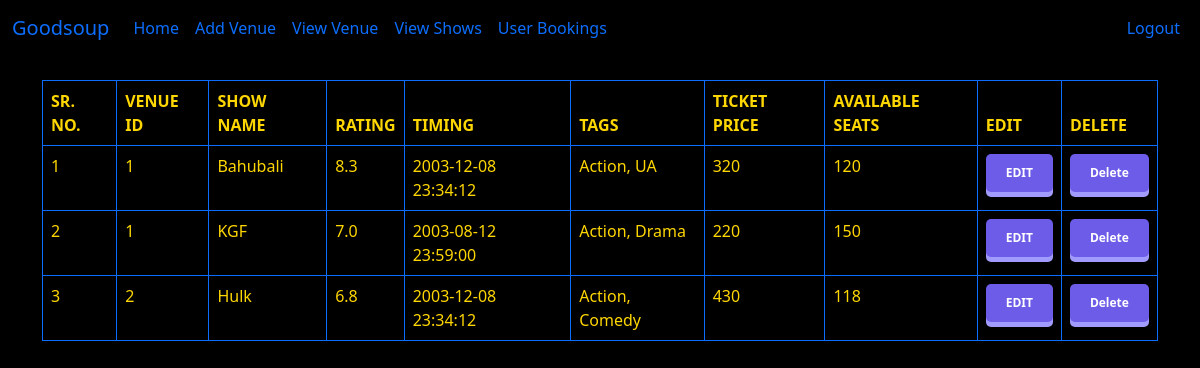
/viewshows/ (signed in), run on an earlier commit of the app's database.
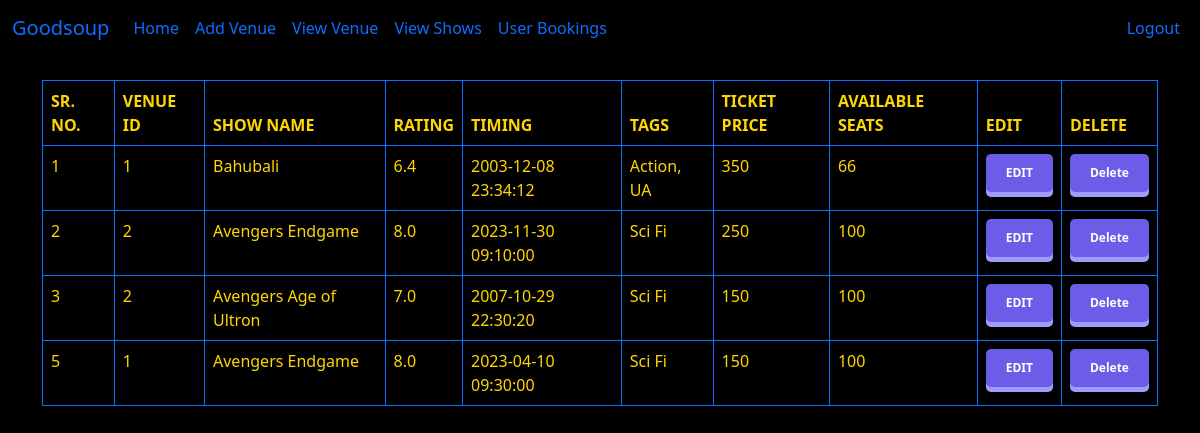
And on a later commit of the database.
### main.py (models this page shows)
class Show(db.Model):
    id = db.Column(db.Integer, primary_key=True)
    venue_id = db.Column(db.Integer, db.ForeignKey('venue.id'))
    name = db.Column(db.String(255), nullable=False)
    rating = db.Column(db.Float, nullable=False)
    tags = db.Column(db.String(255))
    show_timing = db.Column(db.DateTime)
    ticket_price = db.Column(db.Integer,nullable=False)
    available_seats=db.Column(db.Integer,nullable=False)
    date_added = db.Column(db.DateTime, default=datetime.utcnow())

### main.py (the view)
@app.route('/viewshows/',methods=['GET','POST'])
@login_required
def viewshows():
    shows = Show.query.order_by(Show.date_added)
    return render_template('viewShows.html',shows=shows)

### main.py (called while the page is built)
@app.context_processor
def user_navbar():
    form = SearchForm()
    return dict(form=form)

@userlogin_manager.user_loader
def load_user(user_id):
    return Users.query.filter_by(id=int(user_id)).first()

### templates/viewShows.html (shortened to what this page needs)
{% extends 'baseadmin.html' %}
{% block content %}
<body style="background: black">
  <table class="table table-bordered border-primary">
    <thead>
      <tr style="color: silver; text-transform: uppercase;">
        <th scope="col" style="color: gold;font-weight: bold;">SR. NO.</th>
        <th scope="col" style="color: gold;">venue id</th>
        <th scope="col" style="color: gold;">Show Name</th>
        <th scope="col" style="color: gold;">rating</th>
        <th scope="col" style="color: gold;">timing</th>
        <th scope="col" style="color: gold;">tags</th>
        <th scope="col" style="color: gold;">ticket price</th>
        <th scope="col" style="color: gold;">available seats</th>
        <th scope="col" style="color: gold;">Edit</th>
        <th scope="col" style="color: gold;">Delete</th>
      </tr>
    </thead>
    <tbody>
      {% for show in shows %}
      <tr style="color: gold;">
        <td >{{ show.id }}</td>
        <td>{{ show.venue_id }}</td>
        <td>{{ show.name }}</td>
        <td>{{ show.rating }}</td>
        <td>{{ show.show_timing }}</td>
        <td>{{ show.tags }}</td>
        <td>{{ show.ticket_price }}</td>
        <td>{{ show.available_seats }}</td>
        <td><a href="{{ url_for('updateshow',id=show.id) }}"><button>
    EDIT
</button></a></td>
        <td><a href="{{ url_for('deleteshow',id=show.id) }}"><button type="button">Delete</button></a></td>
      </tr>
      {% endfor %}
    </tbody>
  </table>
{% endblock %}

What changed in the data, as far as the page shows it:
changed Show "Bahubali": rating "8.3" → "6.4"; ticket_price "320" → "350"; available_seats "120" → "66"
changed Show id 2: venue_id "1" → "2"; name "KGF" → "Avengers Endgame"; rating "7.0" → "8.0"; show_timing "2003-08-12 23:59:00" → "2023-11-30 09:10:00"; tags "Action, Drama" → "Sci Fi"; ticket_price "220" → "250"; available_seats "150" → "100"
changed Show id 3: name "Hulk" → "Avengers Age of Ultron"; rating "6.8" → "7.0"; show_timing "2003-12-08 23:34:12" → "2007-10-29 22:30:20"; tags "Action, Comedy" → "Sci Fi"; ticket_price "430" → "150"; available_seats "118" → "100"
added Show: id "5", venue_id "1", name "Avengers Endgame", rating "8.0", show_timing "2023-04-10 09:30:00", tags "Sci Fi", ticket_price "150", available_seats "100"
